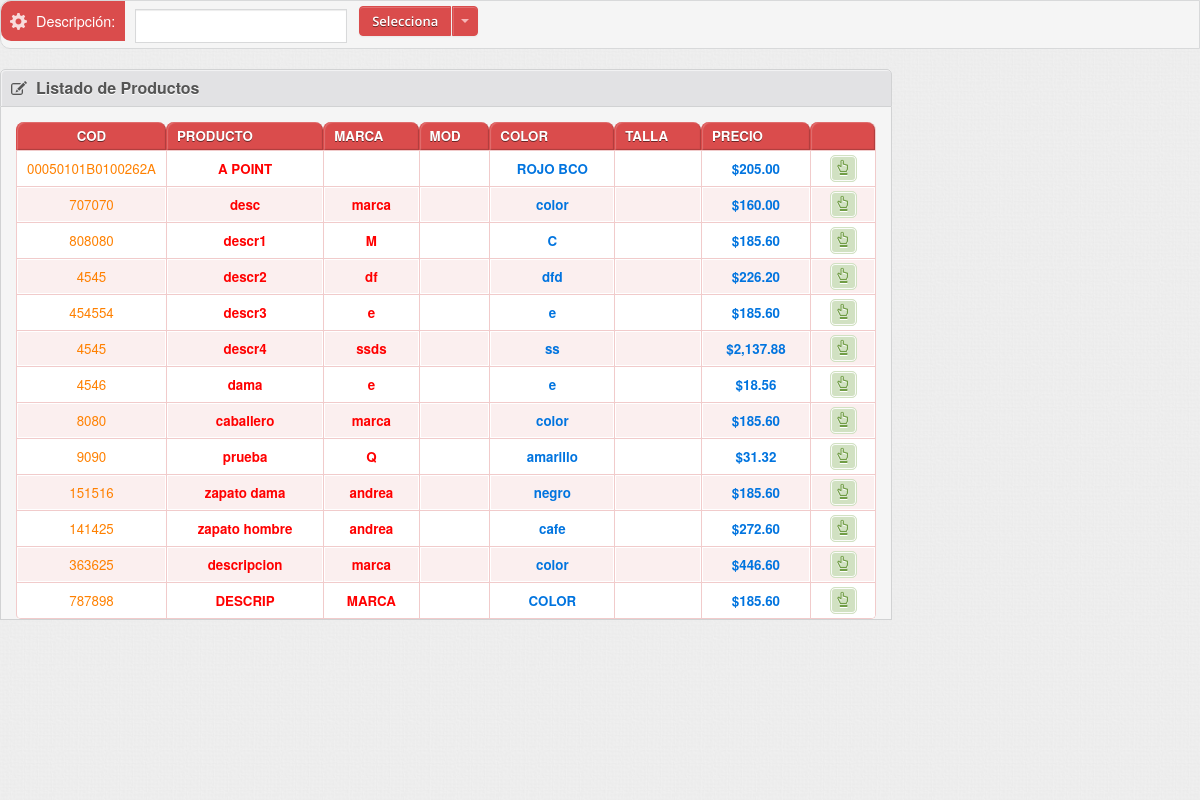
The page /moventradas/buscar.php (signed in) on the database its author committed.
### tables this page shows
CREATE TABLE IF NOT EXISTS `productos` (
  `idunicop` int(12) NOT NULL AUTO_INCREMENT COMMENT 'idunico del producto',
  `idunicoe` int(12) DEFAULT NULL COMMENT 'id unico de la empresa',
  `codigo` varchar(30) DEFAULT NULL COMMENT 'codigo del producto',
  `nombrep` varchar(50) DEFAULT NULL COMMENT 'nombre del producto',
  `descrip` varchar(50) DEFAULT NULL COMMENT 'descripcion del producto',
  `ultpcompra` float(12,2) DEFAULT NULL COMMENT 'ultimo precio de compra',
  `pmostrador` float(12,2) DEFAULT NULL COMMENT 'precio de mostrador',
  `stock` int(12) DEFAULT NULL COMMENT 'numero de stock',
  `iva` int(2) DEFAULT NULL COMMENT 'porcentaje de iva',
  `descuento` int(2) DEFAULT NULL COMMENT 'porcentaje de descuento',
  `marca` varchar(30) DEFAULT NULL COMMENT 'marca del producto',
  `color` varchar(30) DEFAULT NULL COMMENT 'color del producto',
  `serie` varchar(30) NOT NULL,
  `tipo` int(11) NOT NULL COMMENT 'tipo 0=producto 1=servicio',
  `idunicopr` int(11) NOT NULL COMMENT 'id unico del proveedor',
  `cvetip` int(11) NOT NULL COMMENT 'clave del tipo de productos',
  PRIMARY KEY (`idunicop`)
);

### moventradas/buscar.php (the view, shortened to what this page needs)
<?php
	include "../conexion/conexion.php";
?>
<!DOCTYPE html>
<html>
<head>
	<link href="../bootstrap/css/bootstrap.min.css" rel="stylesheet" />
	<link href="../bootstrap/css/bootstrap-responsive.min.css" rel="stylesheet" />
	<link href="../bootstrap/extend/jasny-bootstrap/css/jasny-bootstrap.min.css" rel="stylesheet" />
	<link href="../bootstrap/extend/jasny-bootstrap/css/jasny-bootstrap-responsive.min.css" rel="stylesheet" />
	<link href="../bootstrap/extend/bootstrap-wysihtml5/css/bootstrap-wysihtml5-0.0.2.css" rel="stylesheet" />
	<link rel="stylesheet" href="../theme/scripts/jquery-ui-1.9.2.custom/css/smoothness/jquery-ui-1.9.2.custom.min.css" />
	<link rel="stylesheet" href="../theme/css/glyphicons.css" />
	<link rel="stylesheet" href="../bootstrap/extend/bootstrap-select/bootstrap-select.css" />
	<link rel="stylesheet" href="../bootstrap/extend/bootstrap-toggle-buttons/static/stylesheets/bootstrap-toggle-buttons.css" />
	<link rel="stylesheet" media="screen" href="../theme/scripts/pixelmatrix-uniform/css/uniform.default.css" />
	<link rel="stylesheet" media="screen" href="../theme/scripts/jquery-miniColors/jquery.miniColors.css" />
	<link rel="stylesheet" href="../theme/css/style.min.css?1359188910" />
<meta http-equiv="Content-Type" content="text/html; charset=utf-8" /></head>
<body>
	<div class="row-fluid rrow ">
		<div class="span12 main col" role="main">
			<div class="row-fluid rrow">
						<div class="filter-bar">
							<form />
								<div class="lbl glyphicons cogwheel"><i></i>Descripción:</div>
								<div>
									<div class="input-append">
										<input type="text" name="describusca" id="describusca"  style="width:200px;height:30px;"   onkeyup="filtradoproductos();"/>
									</div>
									<div class="input-append">
										<div class="btn-group">
									<div class="btn-group">
											<div class="btn-group">
													<button class="btn btn-primary">Selecciona</button>
													<a class="btn btn-primary dropdown-toggle" data-toggle="dropdown" href="#"><span class="caret"></span> </a>
												</div>
										</div>
										</div>
									</div>
								</div>
						</div>
						<div class="row-fluid">
							<div class="span9">
								<form class="form-horizontal" />
									<div class="tab-content" style="padding: 0;">
										<div class="tab-pane active" id="account-details">
											<div class="widget widget-2">
												<div class="widget-head">
													<h4 class="heading glyphicons edit"><i></i>Listado de Productos</h4>
												</div>
												<div class="widget-body" style="padding-bottom: 0;">
													<div id="listaproductos">
														<?php include "listaproductos.php";?>
													</div>
												</div>
											</div>
										</div>
									</div>
							</div>
						</div>
			</div>
		</div>
	</div>
	<link rel="stylesheet" type="text/css" href="../theme/css/jquery.dataTables.css">
	<link rel="stylesheet" type="text/css" href="../theme/css/demo.css">
</body>
</html>

### moventradas/listaproductos.php (shortened to what this page needs)
<?php
	include "../conexion/conexion.php";
	if(!isset($_POST["describusca"])){
		$describusca="";
	}else{
		$describusca=$_POST["describusca"];
	}
	$prodinv=$_SESSION["pvtacommand_idunicop_inv"];
	$idunicoe=$_SESSION["pvtacommand_idunicoe"];
	$agrupador=0;
	$mostrarmarca=0;$mostrarmodelo=0;$mostrartalla=0;$mostrarserie=0;$mostrarlote=0;$mostrarfcaducidad=0;
	$consulta="select marca,serie,modelo,talla,lote,fcaducidad from configuraciones where idunicoe='$idunicoe'";
	$recordset = mysqli_query($link,$consulta);
	while($registro = mysqli_fetch_array($recordset)){
		$mostrarmarca=$registro["marca"];
		$mostrarmodelo=$registro["modelo"];
		$mostrartalla=$registro["talla"];
	}
?>
<table id="example" class="display table table-bordered table-condensed table-striped table-primary table-vertical-center checkboxs js-table-sortable" cellspacing="0" width="100%">
		<thead>
			<tr>
				<th width="1%" class="center">Cod</th>
				<th>Producto</th>
				<?php if($mostrarmarca>0){ echo "<th>Marca</th>";}?>
				<?php if($mostrarmodelo>0){ echo "<th>Mod</th>";}?>
				<th>Color</th>
				<?php if($mostrartalla>0){ echo "<th>Talla</th>";}?>
				<th>Precio</th>
				<th class="center"></th>
			</tr>
		</thead>
		<tbody>
			<?php
			if($agrupador==0){
				if($prodinv>0){
					$consulta="select idunicop,codigo,nombrep,pmostrador,iva,marca,color,descuento,serie from productos where idunicoe='$idunicoe' and idunicop='$prodinv' and tipo='0'";
				}else{
					$consulta="select idunicop,codigo,nombrep,pmostrador,iva,marca,color,descuento,serie from productos where idunicoe='1' and nombrep like '%".$describusca."%' and tipo='0'";
				}
			}
			$fila=1;
			$recordset = mysqli_query($link,$consulta);
			while($registro = mysqli_fetch_array($recordset)){
				if(!isset($registro["idunicoregi"])){$idunicoregi=0;}else{$idunicoregi=$registro["idunicoregi"];}
				$idunicop=$registro["idunicop"];
				$codigo=$registro["codigo"];
				$nombrep=utf8_encode($registro["nombrep"]);
				$pmostrador=$registro["pmostrador"];
				$iva=$registro["iva"];
				if($iva>0){
					$iva=$pmostrador*($iva/100);
					$iva=round($iva,2);
					$pmostrador=$pmostrador+$iva;
				}
				$pmostrador=number_format($pmostrador,2);
				if(!isset($registro["marca"])){$marca="";}else{$marca=$registro["marca"];}
				if(!isset($registro["talla"])){$talla="";}else{$talla=$registro["talla"];}
				if(!isset($registro["color"])){$color="";}else{$color=$registro["color"];}
				if(!isset($registro["modelo"])){$modelo="";}else{$modelo=$registro["modelo"];}
				$idicono="id_".$fila;
					echo'<tr class="selectable">';
					echo'<td class="center">
								<a href="#" onClick="addarti('.$fila.','.$idunicop.','.$idunicoregi.');" title="seleccionar"> <font color="FF8000">'.$codigo.'</font></a>
							</td>';
					echo'<td class="center"><strong><a href="#" onClick="addarti('.$fila.','.$idunicop.','.$idunicoregi.');" title="seleccionar"><font color="FF0000">'.$nombrep.'</font></a></strong></td>';
					if($mostrarmarca>0){
						echo'<td class="center"><strong><a href="#" onClick="addarti('.$fila.','.$idunicop.','.$idunicoregi.');" title="seleccionar"><font color="FF0000">'.$marca.'</font></a></strong></td>';
					}
					if($mostrarmodelo>0){
						echo'<td class="center"><strong><a href="#" onClick="addarti('.$fila.','.$idunicop.','.$idunicoregi.');" title="seleccionar"><font color="FF0000">'.$modelo.'</font></a></strong></td>';
					}
					echo'<td class="center"><strong><a href="#" onClick="addarti('.$fila.','.$idunicop.','.$idunicoregi.');" title="seleccionar"><font color="0174DF">'.$color.'</font></a></strong></td>';
					if($mostrartalla>0){
						echo'<td class="center"><strong><a href="#" onClick="addarti('.$fila.','.$idunicop.','.$idunicoregi.');" title="seleccionar"><font color="FF0000">'.$talla.'</font></a></strong></td>';
					}
					echo'<td class="center"><strong><a href="#" onClick="addarti('.$fila.','.$idunicop.','.$idunicoregi.');" title="seleccionar"><font color="0174DF">$'.$pmostrador.'</font></a></strong></td>';
					echo'
							<td class="center" >
								<div id="'.$idicono.'">
									<a href="#" onClick="addarti('.$fila.','.$idunicop.','.$idunicoregi.');" title="seleccionar" class="btn-action glyphicons hand_up btn-success"><i></i></a>
								</div>
							</td>';
					echo'</tr>';
					$fila++;
			}
			?>
		</tbody>
	</table>

### theme/css/demo.css (style rules this page uses)
body { font: 90%/1.45em "Helvetica Neue", HelveticaNeue, Arial, Helvetica, sans-serif; margin: 0; padding: 0; color: #333; background-color: #fff; }
a { cursor: pointer; color: #3174c7; text-decoration: none; }

### rows shown on the page
productos: codigo "00050101B0100262A", nombrep "A POINT", color "ROJO BCO", pmostrador "205.00"
productos: codigo "707070", nombrep "desc", marca "marca", color "color", pmostrador "160.00"
productos: codigo "808080", nombrep "descr1", marca "M", color "C", pmostrador "185.60"
productos: codigo "4545", nombrep "descr2", marca "df", color "dfd", pmostrador "226.20"
productos: codigo "454554", nombrep "descr3", marca "e", color "e", pmostrador "185.60"
productos: codigo "4545", nombrep "descr4", marca "ssds", color "ss", pmostrador "2,137.88"
productos: codigo "4546", nombrep "dama", marca "e", color "e", pmostrador "18.56"
productos: codigo "8080", nombrep "caballero", marca "marca", color "color", pmostrador "185.60"
productos: codigo "9090", nombrep "prueba", marca "Q", color "amarillo", pmostrador "31.32"
productos: codigo "151516", nombrep "zapato dama", marca "andrea", color "negro", pmostrador "185.60"
productos: codigo "141425", nombrep "zapato hombre", marca "andrea", color "cafe", pmostrador "272.60"
productos: codigo "363625", nombrep "descripcion", marca "marca", color "color", pmostrador "446.60"
productos: codigo "787898", nombrep "DESCRIP", marca "MARCA", color "COLOR", pmostrador "185.60"
